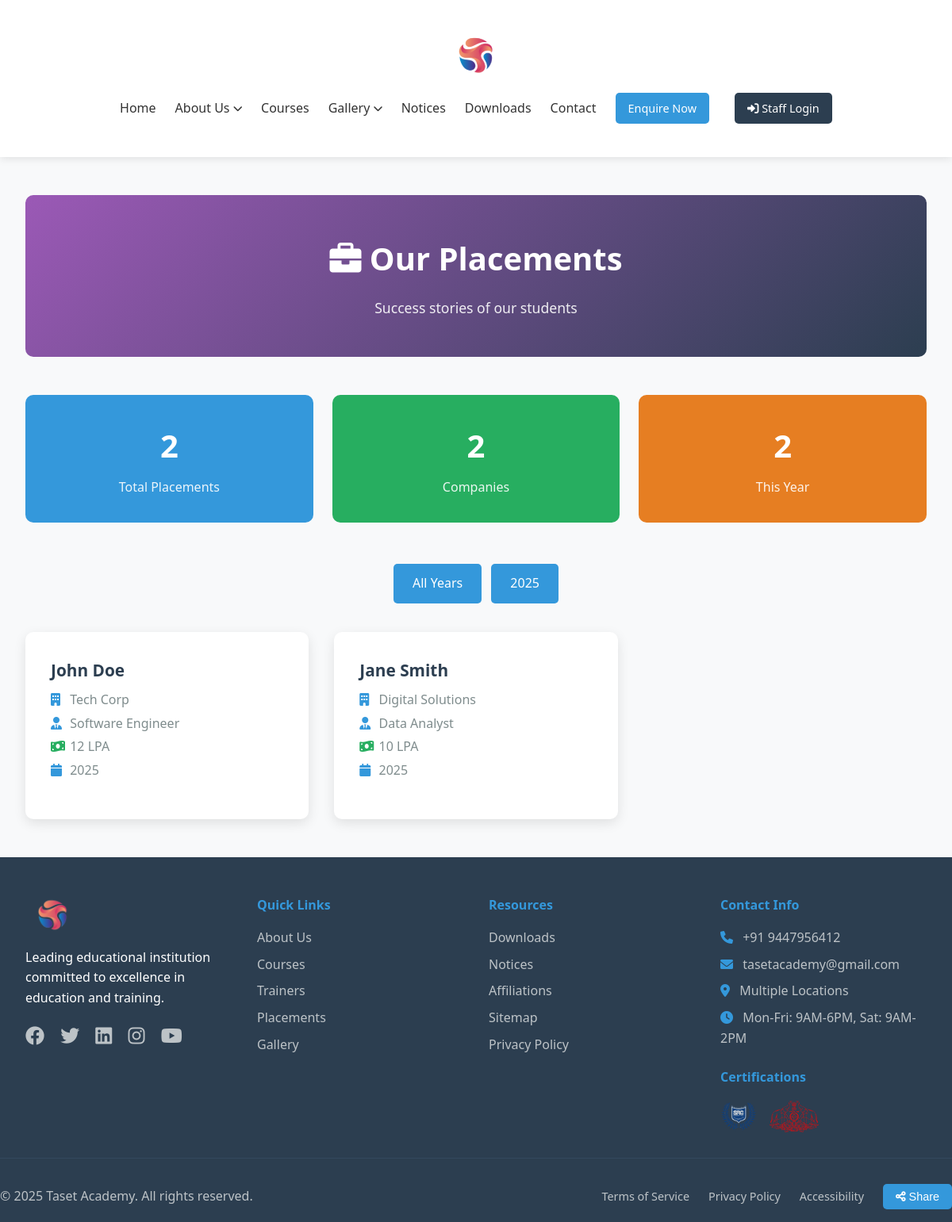
/public/placements.php, run on the app's committed database.
### tables this page shows
CREATE TABLE IF NOT EXISTS `placements` (
  `id` INT(11) NOT NULL AUTO_INCREMENT,
  `student_name` VARCHAR(255) NOT NULL,
  `company_name` VARCHAR(255) NOT NULL,
  `position` VARCHAR(255) NOT NULL,
  `package` VARCHAR(100) NULL COMMENT 'Salary package',
  `placement_year` YEAR NOT NULL,
  `company_logo` VARCHAR(255) NULL,
  `description` TEXT NULL,
  `is_featured` TINYINT(1) DEFAULT 0,
  `is_active` TINYINT(1) DEFAULT 1,
  `created_by` INT(11) NOT NULL,
  `created_at` TIMESTAMP DEFAULT CURRENT_TIMESTAMP,
  `updated_at` TIMESTAMP DEFAULT CURRENT_TIMESTAMP ON UPDATE CURRENT_TIMESTAMP,
  PRIMARY KEY (`id`),
  KEY `idx_year` (`placement_year`),
  KEY `idx_featured` (`is_featured`),
  KEY `idx_active` (`is_active`),
  FOREIGN KEY (`created_by`) REFERENCES `users`(`id`) ON DELETE CASCADE
);

### includes/functions.php (called while the page is built, shortened)
<?php
function asset($path) {
    $path = ltrim($path, '/');
    return BASE_URL . '/' . $path;
}
function url($path = '') {
    $path = ltrim($path, '/');
    return BASE_URL . ($path ? '/' . $path : '');
}

### includes/db_connect.php (called while the page is built, shortened)
<?php
if (!class_exists('DatabaseConnection')) {
    class DatabaseConnection {
        private static $instance = null;
        private $connection;
        private $host;
        private $db_name;
        private $username;
        private $password;
    private function __construct() {
        $this->host = DB_HOST;
        $this->db_name = DB_NAME;
        $this->username = DB_USER;
        $this->password = DB_PASS;
    }
    public static function getInstance() {
        if (self::$instance === null) {
            self::$instance = new self();
        }
        return self::$instance;
    }
    private function connect() {
        try {
            $dsn = "mysql:host={$this->host};dbname={$this->db_name};charset=" . DB_CHARSET;
            $options = [
                PDO::ATTR_ERRMODE => PDO::ERRMODE_EXCEPTION,
                PDO::ATTR_DEFAULT_FETCH_MODE => PDO::FETCH_ASSOC,
                PDO::ATTR_EMULATE_PREPARES => false
            ];
            if (defined('PDO::MYSQL_ATTR_INIT_COMMAND')) {
                $options[PDO::MYSQL_ATTR_INIT_COMMAND] = "SET NAMES " . DB_CHARSET;
            }
            $this->connection = new PDO($dsn, $this->username, $this->password, $options);
        } catch (PDOException $e) {
            $this->logError("Database connection failed: " . $e->getMessage());
            if (DEBUG_MODE) {
                die("Database connection failed: " . $e->getMessage());
            } else {
                die("Database connection failed. Please try again later.");
            }
        }
    }
    public function execute($query, $params = []) {
        try {
            $stmt = $this->connection->prepare($query);
            $stmt->execute($params);
            return $stmt;
        } catch (PDOException $e) {
            $this->logError("Query execution failed: " . $e->getMessage() . " | Query: " . $query);
            throw new Exception("Database operation failed");
        }
    }
    public function fetchOne($query, $params = []) {
        $stmt = $this->execute($query, $params);
        return $stmt->fetch();
    }
    public function fetchAll($query, $params = []) {
        $stmt = $this->execute($query, $params);
        return $stmt->fetchAll();
    }
    }
}
if (!function_exists('fetchOne')) {
    function fetchOne($query, $params = []) {
        return DatabaseConnection::getInstance()->fetchOne($query, $params);
    }
}
if (!function_exists('fetchAll')) {
    function fetchAll($query, $params = []) {
        return DatabaseConnection::getInstance()->fetchAll($query, $params);
    }
}
?>

### public/placements.php (the view, shortened to what this page needs)
<?php
require_once __DIR__ . '/../includes/public_header.php';
$year_filter = $_GET['year'] ?? '';
$query = "SELECT * FROM placements WHERE is_active = 1";
$params = [];
$query .= " ORDER BY is_featured DESC, placement_year DESC, created_at DESC";
$placements = fetchAll($query, $params);
$years = fetchAll("SELECT DISTINCT placement_year FROM placements WHERE is_active = 1 ORDER BY placement_year DESC");
$stats = fetchOne("
    SELECT
        COUNT(*) as total,
        COUNT(DISTINCT company_name) as companies,
        COUNT(CASE WHEN placement_year = YEAR(CURDATE()) THEN 1 END) as this_year
    FROM placements WHERE is_active = 1
");
?>
<div class="container" style="padding: 3rem 2rem;">
    <div class="page-header" style="background: linear-gradient(135deg, #9b59b6, #2c3e50); color: white; padding: 3rem 2rem; border-radius: 10px; margin-bottom: 3rem; text-align: center;">
        <h1 style="font-size: 2.5rem; margin-bottom: 1rem;"><i class="fas fa-briefcase"></i> Our Placements</h1>
        <p style="font-size: 1.1rem; opacity: 0.9;">Success stories of our students</p>
    </div>
    <div style="display: grid; grid-template-columns: repeat(auto-fit, minmax(200px, 1fr)); gap: 1.5rem; margin-bottom: 3rem;">
        <div style="background: #3498db; color: white; padding: 2rem; border-radius: 10px; text-align: center;">
            <h2 style="font-size: 2.5rem; margin-bottom: 0.5rem;"><?php echo number_format($stats['total']); ?></h2>
            <p style="margin: 0; opacity: 0.9;">Total Placements</p>
        </div>
        <div style="background: #27ae60; color: white; padding: 2rem; border-radius: 10px; text-align: center;">
            <h2 style="font-size: 2.5rem; margin-bottom: 0.5rem;"><?php echo number_format($stats['companies']); ?></h2>
            <p style="margin: 0; opacity: 0.9;">Companies</p>
        </div>
        <div style="background: #e67e22; color: white; padding: 2rem; border-radius: 10px; text-align: center;">
            <h2 style="font-size: 2.5rem; margin-bottom: 0.5rem;"><?php echo number_format($stats['this_year']); ?></h2>
            <p style="margin: 0; opacity: 0.9;">This Year</p>
        </div>
    </div>
    <div style="margin-bottom: 2rem; text-align: center;">
        <a href="<?php echo url('placements'); ?>" class="btn <?php echo !$year_filter ? 'btn-primary' : 'btn-outline-primary'; ?>" style="margin: 0.25rem;">All Years</a>
        <?php foreach ($years as $year): ?>
            <a href="<?php echo url('placements?year=' . $year['placement_year']); ?>"
               class="btn <?php echo $year_filter == $year['placement_year'] ? 'btn-primary' : 'btn-outline-primary'; ?>"
               style="margin: 0.25rem;">
                <?php echo $year['placement_year']; ?>
            </a>
        <?php endforeach; ?>
    </div>
    <?php if (empty($placements)): ?>
        <div style="text-align: center; padding: 4rem 2rem; background: white; border-radius: 10px;">
            <i class="fas fa-briefcase fa-4x" style="color: #bdc3c7; margin-bottom: 1.5rem;"></i>
            <h3 style="color: #7f8c8d;">No Placements Found</h3>
        </div>
    <?php else: ?>
        <div style="display: grid; grid-template-columns: repeat(auto-fill, minmax(320px, 1fr)); gap: 2rem;">
            <?php foreach ($placements as $placement): ?>
                <div style="background: white; border-radius: 10px; padding: 2rem; box-shadow: 0 5px 15px rgba(0,0,0,0.1); transition: transform 0.3s ease; position: relative;">
                    <h3 style="color: #2c3e50; font-size: 1.3rem; margin-bottom: 0.5rem;">
                        <?php echo htmlspecialchars($placement['student_name']); ?>
                    </h3>
                    <div style="color: #7f8c8d; margin-bottom: 1rem;">
                        <p style="margin: 0.25rem 0;"><i class="fas fa-building" style="color: #3498db; width: 20px;"></i> <?php echo htmlspecialchars($placement['company_name']); ?></p>
                        <p style="margin: 0.25rem 0;"><i class="fas fa-user-tie" style="color: #3498db; width: 20px;"></i> <?php echo htmlspecialchars($placement['position']); ?></p>
                        <?php if ($placement['package']): ?>
                            <p style="margin: 0.25rem 0;"><i class="fas fa-money-bill-wave" style="color: #27ae60; width: 20px;"></i> <?php echo htmlspecialchars($placement['package']); ?></p>
                        <?php endif; ?>
                        <p style="margin: 0.25rem 0;"><i class="fas fa-calendar" style="color: #3498db; width: 20px;"></i> <?php echo $placement['placement_year']; ?></p>
                    </div>
                </div>
            <?php endforeach; ?>
        </div>
    <?php endif; ?>
</div>
<?php require_once __DIR__ . '/../includes/public_footer.php'; ?>

### includes/public_header.php (shortened to what this page needs)
<?php
require_once __DIR__ . "/db_connect.php";
require_once __DIR__ . "/functions.php";
?>
<!DOCTYPE html>
<html lang="en">
<head>
    <link rel="stylesheet" href="<?php echo asset('css/public.css'); ?>">
    <link rel="stylesheet" href="<?php echo asset('css/print.css'); ?>" media="print">
    <link rel="stylesheet" href="https://cdnjs.cloudflare.com/ajax/libs/font-awesome/6.0.0/css/all.min.css">
</head>
<body>
    <header class="main-header">
        <nav class="navbar">
            <div class="nav-container">
                <div class="nav-logo">
                    <a href="<?php echo url('/'); ?>">
                        <img src="<?php echo asset('images/logos/logo.png'); ?>" alt="Taset Academy" class="logo-img" style="height: 90px; width: auto; object-fit: contain;" onerror="this.style.display='none'; this.nextElementSibling.style.display='inline';">
                    </a>
                </div>
                <div class="nav-menu" id="nav-menu">
                    <a href="<?php echo url('/'); ?>" class="nav-link">Home</a>
                    <div class="nav-dropdown">
                        <a href="<?php echo url('about'); ?>" class="nav-link dropdown-toggle">
                            About Us <i class="fas fa-chevron-down"></i>
                        </a>
                    </div>
                    <a href="<?php echo url('courses'); ?>" class="nav-link">Courses</a>
                    <div class="nav-dropdown">
                        <a href="<?php echo url('gallery'); ?>" class="nav-link dropdown-toggle">
                            Gallery <i class="fas fa-chevron-down"></i>
                        </a>
                    </div>
                    <a href="<?php echo url('notices'); ?>" class="nav-link">Notices</a>
                    <a href="<?php echo url('downloads'); ?>" class="nav-link">Downloads</a>
                    <a href="<?php echo url('contact'); ?>" class="nav-link">Contact</a>
                    <a href="<?php echo url('enquiry'); ?>" class="nav-link enquiry-btn">Enquire Now</a>
                    <a href="<?php echo url('login'); ?>" class="nav-link login-btn"><i class="fas fa-sign-in-alt"></i> Staff Login</a>
                </div>
            </div>
        </nav>
    </header>
    <main class="main-content">

### includes/public_footer.php (shortened to what this page needs)
    </main>
    <footer class="main-footer">
        <div class="footer-content">
            <div class="footer-section">
                <h3>
                    <img src="<?php echo asset('images/logos/logo-white.png'); ?>" alt="Taset Academy" class="footer-logo" style="height: 50px; width: auto; object-fit: contain; vertical-align: middle;" onerror="this.style.display='none'; this.nextElementSibling.style.display='inline';">
                </h3>
                <p>Leading educational institution committed to excellence in education and training.</p>
                <div class="social-links">
                    <a href="https://facebook.com/tasetacademy" target="_blank" rel="noopener" aria-label="Follow us on Facebook">
                        <i class="fab fa-facebook"></i>
                    </a>
                    <a href="https://twitter.com/tasetacademy" target="_blank" rel="noopener" aria-label="Follow us on Twitter">
                        <i class="fab fa-twitter"></i>
                    </a>
                    <a href="https://linkedin.com/company/tasetacademy" target="_blank" rel="noopener" aria-label="Connect with us on LinkedIn">
                        <i class="fab fa-linkedin"></i>
                    </a>
                    <a href="https://instagram.com/tasetacademy" target="_blank" rel="noopener" aria-label="Follow us on Instagram">
                        <i class="fab fa-instagram"></i>
                    </a>
                    <a href="https://youtube.com/tasetacademy" target="_blank" rel="noopener" aria-label="Subscribe to our YouTube channel">
                        <i class="fab fa-youtube"></i>
                    </a>
                </div>
            </div>
            <div class="footer-section">
                <h4>Quick Links</h4>
                <ul>
                    <li><a href="<?php echo url('about'); ?>">About Us</a></li>
                    <li><a href="<?php echo url('courses'); ?>">Courses</a></li>
                    <li><a href="<?php echo url('trainers'); ?>">Trainers</a></li>
                    <li><a href="<?php echo url('placements'); ?>">Placements</a></li>
                    <li><a href="<?php echo url('gallery'); ?>">Gallery</a></li>
                </ul>
            </div>
            <div class="footer-section">
                <h4>Resources</h4>
                <ul>
                    <li><a href="<?php echo url('downloads'); ?>">Downloads</a></li>
                    <li><a href="<?php echo url('notices'); ?>">Notices</a></li>
                    <li><a href="<?php echo url('affiliations'); ?>">Affiliations</a></li>
                    <li><a href="<?php echo url('sitemap.xml'); ?>">Sitemap</a></li>
                    <li><a href="<?php echo url('privacy-policy'); ?>">Privacy Policy</a></li>
                </ul>
            </div>
            <div class="footer-section">
                <h4>Contact Info</h4>
                <div class="contact-info">
                    <p><i class="fas fa-phone"></i> +91 9447956412</p>
                    <p><i class="fas fa-envelope"></i> tasetacademy@gmail.com</p>
                    <p><i class="fas fa-map-marker-alt"></i> Multiple Locations</p>
                    <p><i class="fas fa-clock"></i> Mon-Fri: 9AM-6PM, Sat: 9AM-2PM</p>
                </div>
                <div class="footer-certifications">
                    <h4>Certifications</h4>
                    <div class="cert-logos">
                        <img src="<?php echo asset('images/cert-iso.png'); ?>" alt="ISO Certified" class="cert-logo">
                        <img src="<?php echo asset('images/cert-accredited.png'); ?>" alt="Accredited Institution" class="cert-logo">
                    </div>
                </div>
            </div>
        </div>
        <div class="footer-bottom">
            <div class="footer-bottom-content">
                <p>&copy; <?php echo date('Y'); ?> Taset Academy. All rights reserved.</p>
                <div class="footer-links">
                    <a href="<?php echo url('terms'); ?>">Terms of Service</a>
                    <a href="<?php echo url('privacy-policy'); ?>">Privacy Policy</a>
                    <a href="<?php echo url('accessibility'); ?>">Accessibility</a>
                    <button id="share-page-btn" class="share-page-btn">
                        <i class="fas fa-share-alt"></i> Share
                    </button>
                </div>
            </div>
        </div>
    </footer>
</body>
</html>

### data on the page
placements: student_name "John Doe", company_name "Tech Corp", position "Software Engineer", package "12 LPA", placement_year "2025"
placements: student_name "Jane Smith", company_name "Digital Solutions", position "Data Analyst", package "10 LPA", placement_year "2025"

### other printed values
$stats['total'] "2"
$stats['companies'] "2"
$stats['this_year'] "2"
$year['placement_year'] "2025"
